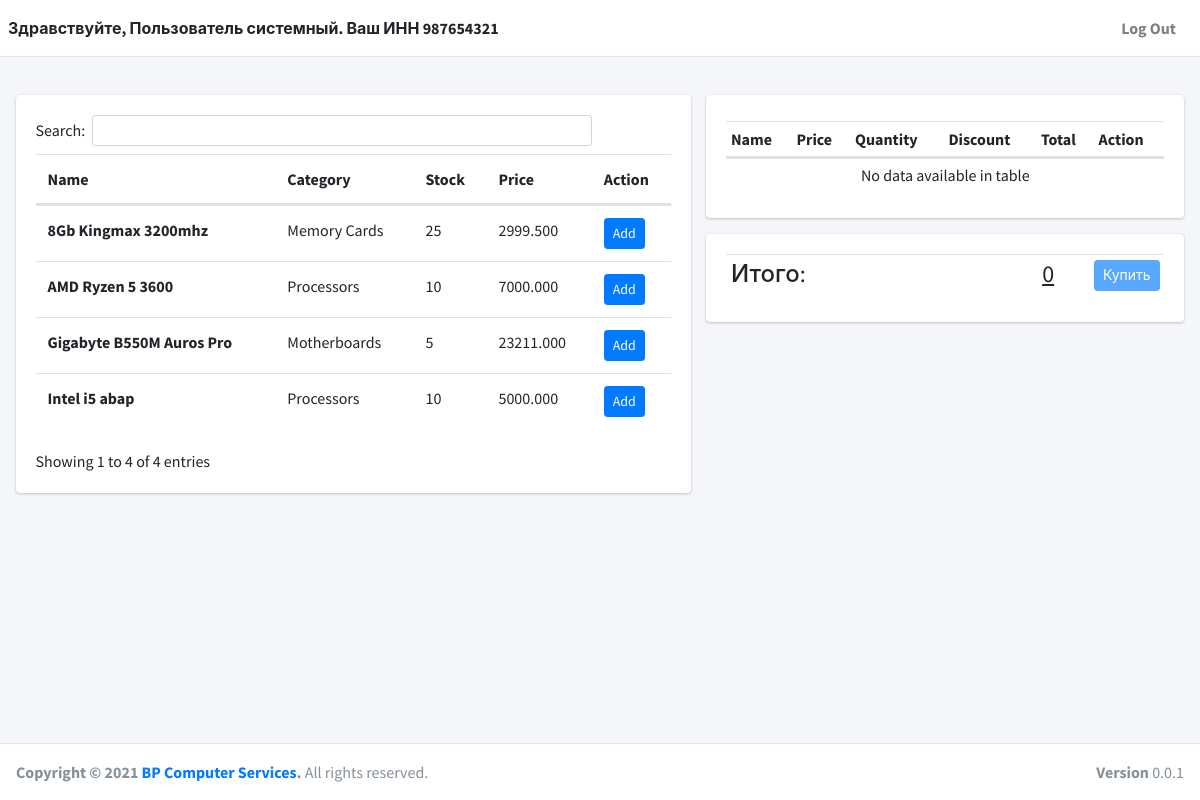
The page / (signed in) on the database its author committed.
### app/models.py (models this page shows, shortened)
class UserAccount(AbstractUser):
    inn = models.CharField(max_length=11, unique=True)

class BasicModels(models.Model):
    modified_date = models.DateTimeField(auto_now=True, null=True, blank=True)
    created_date = models.DateTimeField(auto_now_add=True)
    is_active = models.BooleanField(default=True)
    class Meta:
        abstract = True

class Item(BasicModels):
    objects = MyManager()
    name = models.CharField(max_length=100, null=True, blank=True, unique=True)
    selling_price = models.DecimalField(null=True, blank=True, decimal_places=3, max_digits=15)
    original_price = models.DecimalField(null=True, blank=True, decimal_places=3, max_digits=15)
    category = models.ForeignKey(Category, on_delete=models.DO_NOTHING)
    stock = models.IntegerField(default=0)
    is_active = models.BooleanField(default=True)
    class Meta:
        db_table = 'items'
        verbose_name = 'Item'
        verbose_name_plural = "Items"
        ordering = ['name']

class Category(BasicModels):
    name = models.CharField(max_length=100, null=True, blank=True, unique=True)
    class Meta:
        db_table = 'categories'
        verbose_name = 'Category'
        verbose_name_plural = "Categories"

### app/views/common.py (the view)
# urls.py: path('', common.index, name="index"),
def index(request):
    if request.user.is_authenticated:
        items = Item.objects.filter(is_active=True)
        ctx = {
            'title': 'Sales',
            'items': items
        }
        return render(request, "sales/index.html", ctx)
    else:
        return HttpResponseRedirect(reverse("login"))

### app/templates/sales/index.html (shortened to what this page needs)
{% extends 'base.html' %}
{% block content %}
    <div class="row">
        <div class="col-md-7">
            <div class="card">
                <div class="card-body">
                    {% include 'sales/items.html' %}
                </div>
            </div>
        </div>
        <div class="col-md-5">
            <form action="{% url 'order' %}" method="post">
                <div class="card">
                    <div class="card-body">
                        {% include 'sales/cart-items.html' %}
                    </div>
                </div>
                <div class="card">
                    <div class="card-body">
                        {% include 'sales/get-items.html' %}
                    </div>
                </div>
            </form>
        </div>
    </div>
{% endblock %}

### app/templates/partials/navbar.html (shortened to what this page needs)
{% load static %}
<nav class="main-header navbar navbar-expand navbar-white navbar-light">
    <ul class="navbar-nav">
        <li class="nav-item d-none d-sm-inline-block">
            <span class="text-bold">Здравствуйте, {{ request.user.first_name }} {{ request.user.last_name }}.
        Ваш ИНН  {{ request.user.inn }}</span></a>
        </li>
    </ul>
    <ul class="navbar-nav ml-auto">
        <li class="nav-item">
            <a class="nav-link" href="{% url 'logout' %}" >
                <span class="text-bold">Log Out</span></a>
        </li>
    </ul>
</nav>

### app/templates/sales/items.html
<table id="data-table" class="table table-hover table-responsive-md" style="width:100%">
    <thead>
        <tr>
            <th>Name</th>
            <th>Category</th>
            <th>Stock</th>
            <th>Price</th>
            <th>Action</th>
        </tr>
    </thead>
    <tbody>
        {% for item in items %}
        <tr>
            <td class="font-weight-bolder" id="item-{{ item.id }}">{{ item.name }}</td>
            <td>{{ item.category.name }}</td>
            <td>
                {% if item.stock %}
                {{ item.stock }}
                {% else %}
                Out of Stock
                {% endif %}
            </td>
            <td>{{ item.selling_price }}</td>
            <td>
                {% if item.stock %}
                <button class="btn btn-sm btn-primary addItem" data-id="{{ item.id }}" data-stock="{{ item.stock }}" data-name="{{ item.name }}" data-price="{{ item.selling_price }}">Add</button>
                {% endif %}
            </td>
        </tr>
        {% endfor %}
    </tbody>
</table>

### app/templates/base.html (style rules this page uses)
@media (min-width: 768px) { body:not(.sidebar-mini-md) .content-wrapper, body:not(.sidebar-mini-md) .main-footer, body:not(.sidebar-mini-md) .main-header { transition: margin-left .3s ease-in-out; margin-left: 0 !important; } }

### app/templates/sales/index.html (style rules this page uses)
span { cursor: pointer; }

### rows shown on the page
UserAccount: user.first_name "Пользователь", user.last_name "системный", user.inn "987654321"
Item: name "8Gb Kingmax 3200mhz", category.name "Memory Cards", stock "25", selling_price "2999.500"
Item: name "AMD Ryzen 5 3600", category.name "Processors", stock "10", selling_price "7000.000"
Item: name "Gigabyte B550M Auros Pro", category.name "Motherboards", stock "5", selling_price "23211.000"
Item: name "Intel i5 abap", category.name "Processors", stock "10", selling_price "5000.000"
